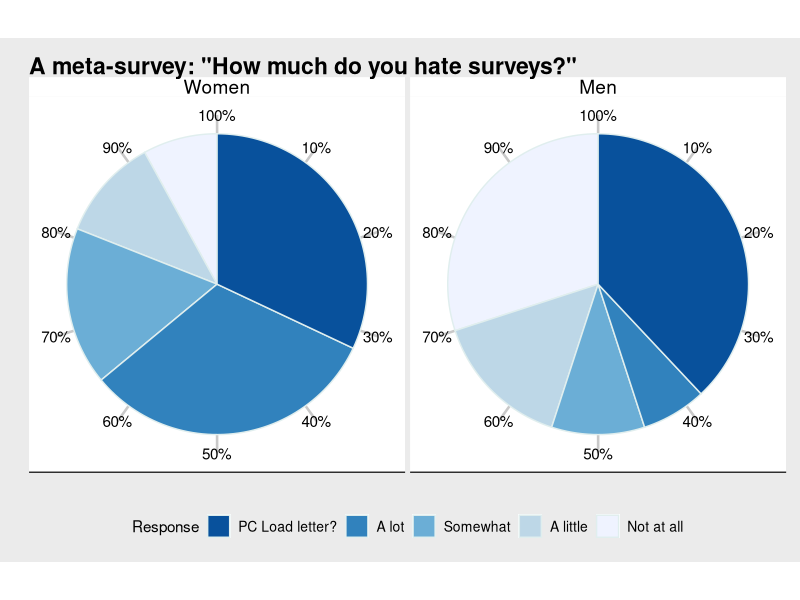

This chart was generated by the following R code:
#Part 1 - R Notebook

  ## initializing environment
  graphics.off()
  rm(list = ls())
  library(tidyverse)
  library(patchwork)

  # 2.
  d <- read_csv("./w6.csv")

  # 3.
  d <- d |> 
    mutate(Response = factor(Response,
                             levels = c(1,2, 3, 4, 5),
                             labels = c("Never", "Rarely", "Sometimes", "Often", "Always")))
  # 9.
  levels(d$Response) <- c("Not at all", "A little", "Somewhat", "A lot", "PC Load letter?")
  
  # 4.
  d <- d |> 
    mutate(Gender = factor(Gender,
                             levels = c(1,2),
                             labels = c("Women", "Men")))
  
# Part 2 - Plotting
  # 1.
  plot <- d |> 
    ggplot(aes(x="", y=Summary, fill=Response)) +
    geom_col(width = 1, color = "azure2") +
    coord_polar(theta = "y") +
    facet_wrap(~Gender)
  
  # 2.
  plot <- plot +
    scale_fill_brewer(palette = "Blues")
  
  # 3.
  plot <- plot +
    theme(axis.title.x = element_blank(),
          axis.title.y = element_blank()) +
    scale_y_continuous(breaks = seq(0.1, 1, by = 0.1),
                       labels = scales::percent(seq(0.1, 1, by = 0.1)))
  # 4.
  plot <- plot +
    guides(fill = guide_legend(reverse=TRUE))
  
  # 5.
  plot <- plot +
    theme(legend.position = "bottom",
          legend.text = element_text(size = 10),
          legend.direction = "horizontal")
  
  # 6.
  #install.packages("ggthemes")
  library(ggthemes)    
  
  #7.
  ?ggthemes
  
  # 8.
  plot <- plot + theme_stata()
  plot <- plot + theme_economist_white()    
  
  # 9.
  plot <- plot +
    theme(legend.position = "bottom",
    legend.text = element_text(size = 10),
    legend.direction = "horizontal",
    axis.title.x = element_blank(),
    axis.title.y = element_blank()) +
    labs(title = "A meta-survey: \"How much do you hate surveys?\"")
  plot
  
  